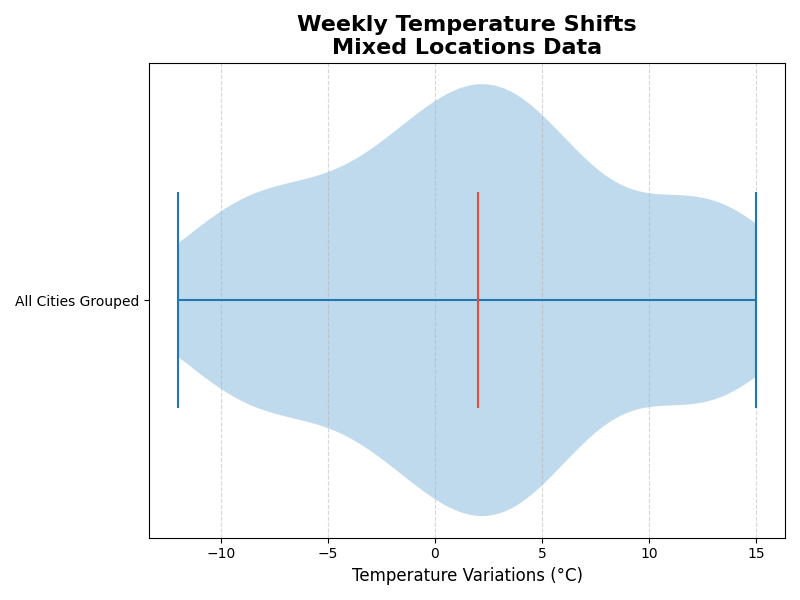

The Python source for this figure:
import matplotlib.pyplot as plt
import numpy as np

data = [-5, -3, 0, 2, 1, -1, -4, 3, 2, 0, -2, -3, 1, 2, -3, 0, 3, -1, 4, 3, -2, 0, 3, -1, 2, 3, -1, -2, 1, 2, 
        2, 4, 5, 6, 7, 6, 5, 4, 4, 5, 6, 7, 6, 5, 4, 10, 15, 13, 14, 12, 13, 15, 14, 12, 10, 11, 12, 13, 14, 12, 
        -10, -8, -9, -7, -8, -9, -11, -12, -9, -8, -10, -7, -5, -6, -8]

plt.figure(figsize=(8, 6))

parts = plt.violinplot(data, vert=False, showmeans=False, showmedians=True)

# Change colors for the violin plot
for pc in parts['bodies']:
    pc.set_facecolor('#2E86C1')  # Set a specific color for the body
parts['cmedians'].set_color('#E74C3C')  # Change median line color

plt.title('Weekly Temperature Shifts\nMixed Locations Data', fontsize=16, fontweight='bold')
plt.xlabel('Temperature Variations (°C)', fontsize=12)
plt.yticks([1], ['All Cities Grouped'], fontsize=10)

plt.grid(visible=True, axis='x', linestyle='--', alpha=0.5)
plt.tight_layout()
plt.show()
